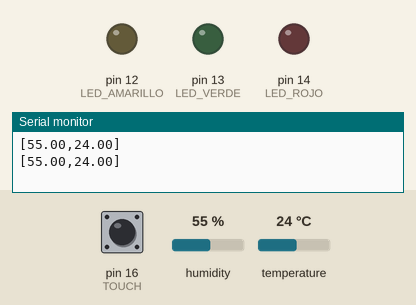
A sketch run on a simulated Arduino Uno, built with avr-gcc and run on an emulated ATmega328P. On the bench: output pins drawn as LEDs (lit = HIGH), the last lines printed to the serial monitor. Inputs (shaded band) come from the test bench; at power-on: pin 16 (TOUCH) LOW, humidity 55 %, temperature 24 °C.

Above: at 4.8 s.
4.9 s: pin 16 (TOUCH) pulled HIGH for 2.6 s
At 6.8 s:
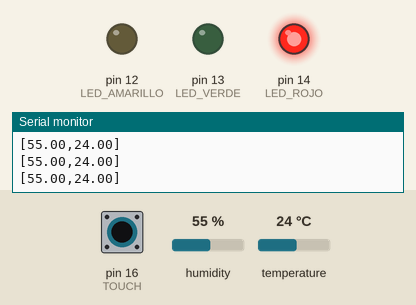
Timing chart, 0 to 9.5 s (numbered marks = the images above; inputs shaded):
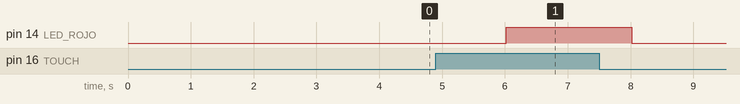

Measured:
- after the input at 4.9 s, pin 14 (LED_ROJO): LOW → HIGH after 1.1 s, → LOW 2.0 s later

The sketch:

DHT_HUM.ino
```cpp
#include "DHT.h"
#define DHTPIN 5
#define DHTTYPE DHT22
#define LED_ROJO 14
#define LED_AMARILLO 12
#define LED_VERDE 13
#define TOUCH 16
DHT dht(DHTPIN, DHTTYPE);

void setup() {
  pinMode(LED_ROJO, OUTPUT);
  pinMode(LED_AMARILLO, OUTPUT);
  pinMode(LED_VERDE, OUTPUT);
  pinMode(TOUCH, INPUT);
  Serial.begin(9600);

  dht.begin();
}

void loop() {
  delay(2000);

  digitalWrite(LED_VERDE, LOW);
  digitalWrite(LED_AMARILLO, LOW);
  digitalWrite(LED_ROJO, LOW);

  float h, t = -10;

  h = dht.readHumidity();
  t = dht.readTemperature();

  if (isnan(h) || isnan(t)) {
    Serial.println(F("[]"));
    return;
  }

  Serial.print(F("["));
  Serial.print(h);
  Serial.print(F(","));
  Serial.print(t);
  Serial.println(F("]"));

  if (digitalRead(TOUCH)) {
    if (h >= 10 && h < 31) {
      digitalWrite(LED_ROJO, LOW);
      digitalWrite(LED_AMARILLO, LOW);
      digitalWrite(LED_VERDE, HIGH);
    } else if (h >= 31 && h < 51) {
      digitalWrite(LED_ROJO, LOW);
      digitalWrite(LED_VERDE, LOW);
      digitalWrite(LED_AMARILLO, HIGH);
    } else if (h > 51) {
      digitalWrite(LED_VERDE, LOW);
      digitalWrite(LED_AMARILLO, LOW);
      digitalWrite(LED_ROJO, HIGH);
    }
  }
}
```
